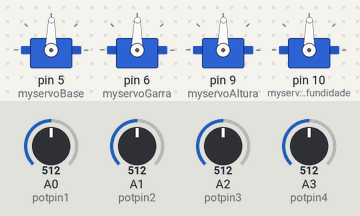
A sketch run on a simulated Arduino Uno, built with avr-gcc and run on an emulated ATmega328P. On the bench: 4 × servo. The inputs (shaded band) are chosen by the test bench; at power-on: A0 (potpin1) = 512, A1 (potpin2) = 512, A2 (potpin3) = 512, A3 (potpin4) = 512.

Above: at 1.2 s.
1.3 s: A0 (potpin1) set to 716
At 2.0 s:
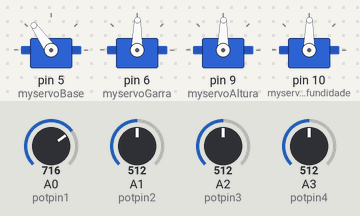
2.8 s: A1 (potpin2) set to 716
At 3.2 s:
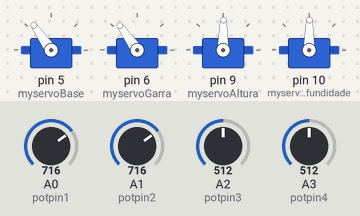
4.3 s: A2 (potpin3) set to 716
At 5.5 s:
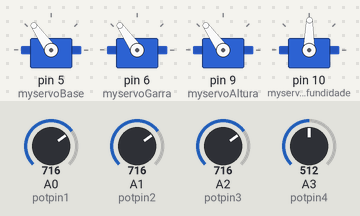
5.8 s: A3 (potpin4) set to 716
At 6.6 s:
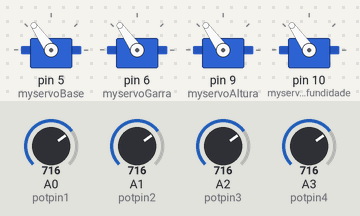
7.3 s: A0 (potpin1) set to 992
At 7.8 s:
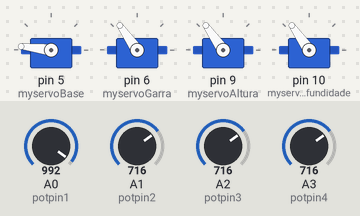
8.8 s: A1 (potpin2) set to 992
At 10.2 s:
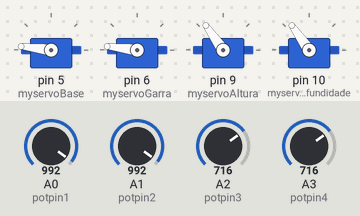
Timing chart, 0 to 11.3 s (numbered marks = the images above; inputs shaded):
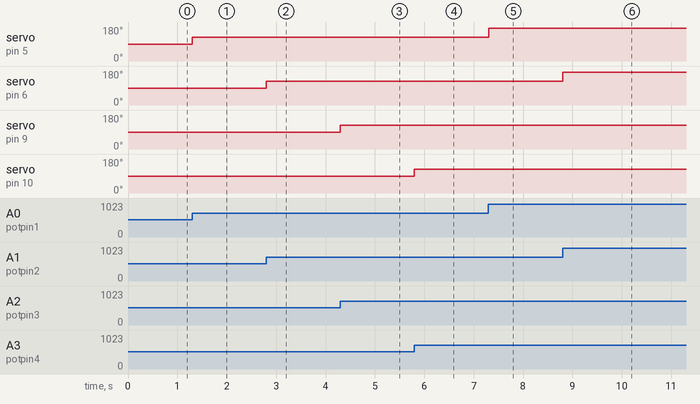

The sketch:

servo_testing.ino
```cpp
// Exemplo 20 – Braço Robótico MDF
// Apostila Eletrogate - KIT Robotica
#define potpin1 0
#define potpin2 1
#define potpin3 2
#define potpin4 3
#include <Servo.h>
Servo myservoBase; // Objeto servo para controlar a base
Servo myservoGarra; //Objeto servo para controlar a garra
Servo myservoAltura; //Objeto servo para controlar a altura do braço
Servo myservoProfundidade; //Objeto servo para profundidade a altura do braço
int val; // variable to read the value from the analog pin
void setup() {
myservoBase.attach(5); //Associa cada objeto a um pino pwm
myservoGarra.attach(6);
myservoAltura.attach(9);
myservoProfundidade.attach(10);
}
void loop() {
val = map(analogRead(potpin1), 0, 1023, 0, 179);
myservoBase.write(val);
val = map(analogRead(potpin2), 0, 1023, 0, 179);
myservoGarra.write(val);
val = map(analogRead(potpin3), 0, 1023, 0, 179);
myservoAltura.write(val);
val = map(analogRead(potpin4), 0, 1023, 0, 179);
myservoProfundidade.write(val);
}
```

Measured:
- after the input at 1.3 s, servo on pin 5 (myservoBase): 89° → 125° at once
- after the input at 2.8 s, servo on pin 6 (myservoGarra): 89° → 125° at once
- after the input at 4.3 s, servo on pin 9 (myservoAltura): 89° → 125° at once
- after the input at 5.8 s, servo on pin 10 (myservoProfundidade): 89° → 125° at once
- after the input at 7.3 s, servo on pin 5 (myservoBase): 125° → 173° at once
- after the input at 8.8 s, servo on pin 6 (myservoGarra): 125° → 173° at once
